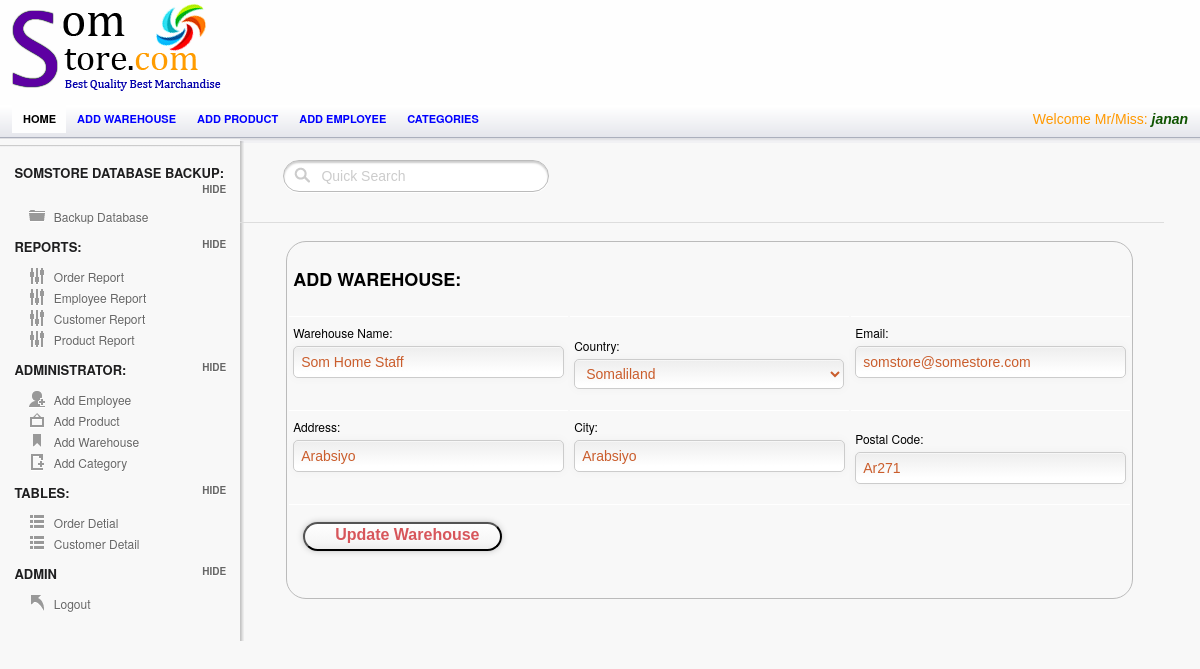
Page /eCommerce/Admin/wareViewUpdate.php?update=9 (signed in) on the earlier database version.
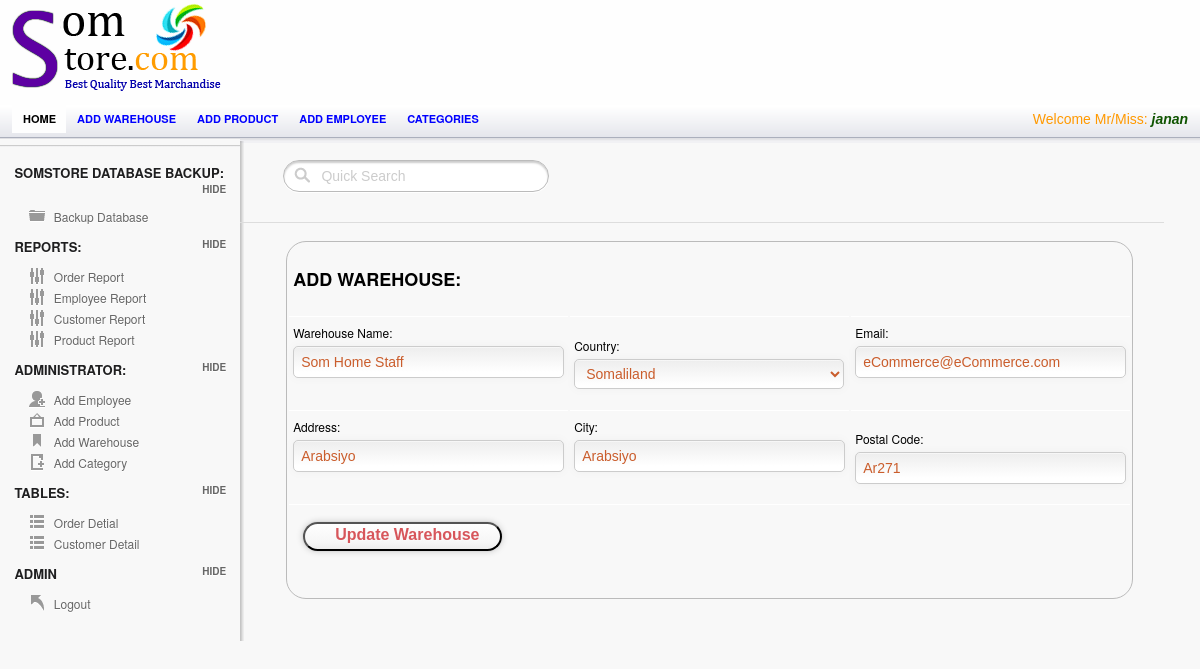
Same page on the later database version.
### tables this page shows
CREATE TABLE `warehouse` (
  `Warehouse_ID` int(255) NOT NULL,
  `Country` varchar(25) NOT NULL,
  `City` varchar(25) NOT NULL,
  `Address` varchar(55) NOT NULL,
  `PostalCode` varchar(55) NOT NULL,
  `Email` varchar(35) NOT NULL,
  `Warehouse` varchar(55) NOT NULL
);

### eCommerce/session.php (called while the page is built, shortened)
<?php
include('config.php');
$check=$_SESSION['login_username'];
$session=mysqli_query($mysqli, "select Username from employee where Username='$check' ");
$row=mysqli_fetch_array($session);
$login_session=$row['Username'];
?>

### eCommerce/Admin/wareViewUpdate.php (the view, shortened to what this page needs)
<?php
include("../session.php");
include("../config.php");
 ?>
<!doctype html>
<html lang="en">
<head>
	<link rel="stylesheet" href="css/layout.css" type="text/css" media="screen" />
</head>
<body>
<div id="container">
	   <div id="header">
		<div id="logo-banner">
				<div id="logo">
					<a href="index.php"><img src="images/logo.png" alt="" /></a>
				</div>
				<div id="banner">
				</div>
		</div>
		</div>
	<div id="content-wrap">
	<section id="secondary_bar">
               <nav>
                <ul>
                    <li class="selected"><a href="index.php">Home</a></li>
                    <li><a href="add_warehouse.php">Add warehouse</a></li>
                    <li><a href="add_product.php">Add product</a></li>
                    <li><a href="Employee.php">Add employee</a></li>
                    <li><a href="add_category.php">Categories</a></li>
                    <li class="logout"> <span class="check"> <?php echo "Welcome Mr/Miss:   ". "<font color='##fa5400'><i><b>".$login_session."</b></i></font>" ;?> </span></li>
                </ul>
            </nav>
	</section>
<aside id="sidebar" class="column">
		<hr/>
		<h3> SomStore Database Backup:</h3>
		<ul class="toggle">
		    <li class="icn_folder"><a href="Backup.php">Backup Database</a></li>
		</ul>
		<h3>Reports:</h3>
		<ul class="toggle">
		    <li class="icn_settings"><a href="OrderReports.php">Order Report</a></li>
			<li class="icn_settings"><a href="EmployeeReport.php">Employee Report</a></li>
			<li class="icn_settings"><a href="CustomerReport.php">Customer Report</a></li>
			<li class="icn_settings"><a href="ProductReport.php"> Product Report</a></li>
		</ul>
		<h3>Administrator:</h3>
		<ul class="toggle">
		    <li class="icn_add_user"><a href="Employee.php">Add Employee</a></li>
			<li class="icn_photo"><a href="add_product.php">Add Product</a></li>
			<li class="icn_tags"><a href="add_warehouse.php">Add Warehouse</a></li>
			<li class="icn_new_article"><a href="add_category.php">Add Category</a></li>
		</ul>
        <h3>Tables:</h3>
		<ul class="toggle">
		    <li class="icn_categories"><a href="order.php">Order Detial</a></li>
     		<li class="icn_categories"><a href="customerTable.php">Customer Detail</a></li>
		</ul>
		<h3>Admin</h3>
		<ul class="toggle">
			<li class="icn_jump_back"><a href="../logout.php">Logout</a></li>
		</ul>
	</aside>
	<section id="main" class="column">
<?php
$update=$_GET['update'];
$result = mysqli_query($mysqli,"SELECT * FROM warehouse where Warehouse_ID ='$update'");
?>
<?php if($row = mysqli_fetch_array($result))
  {?>
	<div id="form_wrapper" class="form_wrapper"  >
	<form class="quick_search">
			<input type="text"  value="Quick Search" onfocus="if(!this._haschanged){this.value=''};this._haschanged=true;">
		</form>
		 <table>
					<form class="register active" id="myForm" action="wareUpdate.php"  method="POST">
					<th colspan="3"><h2>ADD WAREHOUSE:</h2> </th>
	<tr>
    <td>
		<label> Warehouse Name:</label>
		<input type="text" name="wname" id="wname"  value="<?php echo $row['Warehouse'];?>"  placeholder="Warehouse Name" required>
	</td>
   <td>
	<label>Country:</label>
		<select name="country" id="select"  value="<?php echo $row['Country'];?>"  placeholder="Select Country" required>
		  <option value="SOM" countrynum="252" selected="">Somaliland</option>
</select>
   </td>
   <td>
		<label>Email:</label>
		<input type="text" name="email" id="email" value="<?php echo $row['Email'];?>"  placeholder="Email" required>
	</td>
   </tr>
   <tr>
    <td>
		<label> Address:</label>
		<input type="text" name="address"  id="address" value="<?php echo $row['Address'];?>"  placeholder="Address" required>
	</td>
   <td>
       		<label> City:</label>
		<input type="text" name="city"  id="city" value="<?php echo $row['City'];?>"  placeholder="City" required>
  </td>
   <td>
	    <label> Postal Code:</label>
	<input type="text" name="pcode"  id="pcode" value="<?php echo $row['PostalCode'];?>"  placeholder="Postal Code" required>
   </td>
   </tr>
   <tr>
						<div class="bottom">
						<td colspan="3">
						<button type="submit"  name="submit"  class="a-btn"><span class="a-btn-text">Update Warehouse </span></button>
						</div>
   </tr>
</form>
					</table>
	</div>
 </div>
      <?php }?>
          </div>
</body>
</html>

Differences in the rows shown:
changed warehouse "Som Home Staff": email "somstore@somestore.com" → "eCommerce@eCommerce.com"
